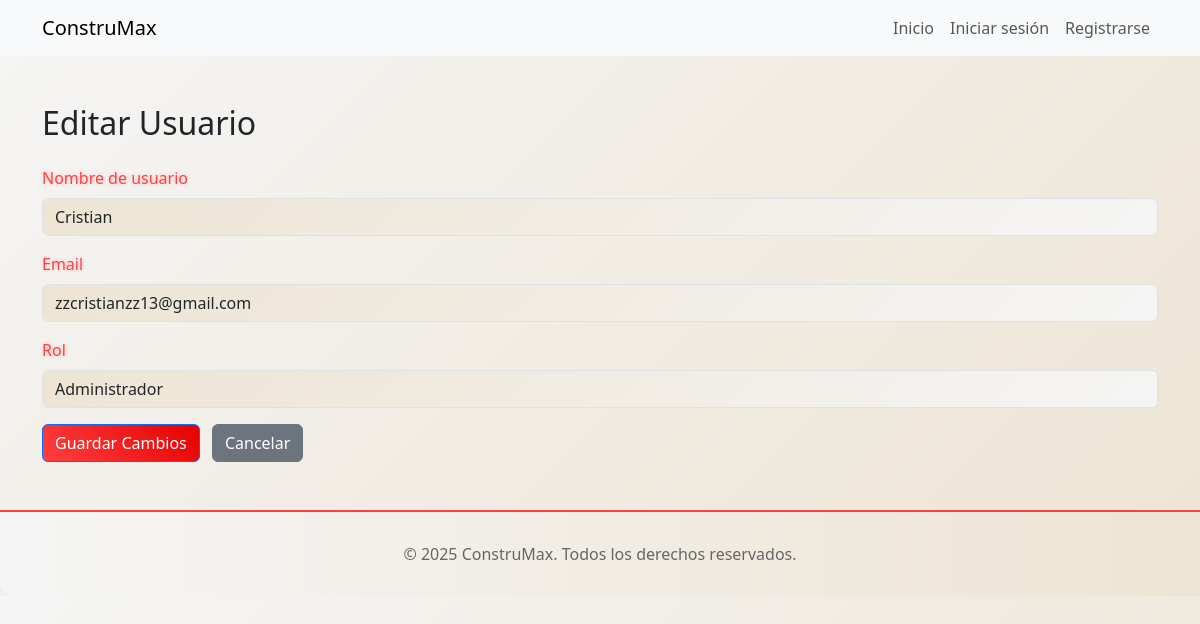
Screenshot of /usuarios/editar/1 with the database file from the repository.
### app/models/users.py (models this page shows, shortened)
class Users(db.Model, UserMixin):
    __tablename__ = 'user'
    idUser = db.Column(db.Integer, primary_key=True)
    nameUser = db.Column(db.String(80), unique=True, nullable=False)
    email = db.Column(db.String(120), unique=True, nullable=False)
    passwordUser = db.Column(db.String(120), nullable=False)
    role = db.Column(db.String(20), nullable=False, default='user')
    bloqueado = db.Column(db.Boolean, default=False)

### app/routes/users_route.py (the view, shortened to what this page needs)
@bp.route('/usuarios/editar/<int:id>', methods=['GET', 'POST'])
def editar_usuario(id):
    usuario = Users.query.get_or_404(id)
    return render_template('usuarios/editar.html', usuario=usuario)

### app/templates/usuarios/editar.html (shortened to what this page needs)
{% extends 'base.html' %}
{% block content %}
<div class="container mt-5">
    <h2 class="mb-4">Editar Usuario</h2>
    <form method="POST" enctype="multipart/form-data">
        <div class="form-group mb-3">
            <label for="nameUser">Nombre de usuario</label>
            <input type="text" class="form-control" id="nameUser" name="nameUser" value="{{ usuario.nameUser }}" required>
        </div>
        <div class="form-group mb-3">
            <label for="email">Email</label>
            <input type="email" class="form-control" id="email" name="email" value="{{ usuario.email if usuario.email else '' }}" required>
        </div>
        <div class="form-group mb-3">
            <label for="role">Rol</label>
            <select class="form-control" id="role" name="role">
                <option value="admin" {% if usuario.role == 'admin' %}selected{% endif %}>Administrador</option>
            </select>
        </div>
    <button type="submit" class="btn btn-primary">Guardar Cambios</button>
    <a href="{{ url_for('auth.dashboard') }}" class="btn btn-secondary ms-2">Cancelar</a>
    </form>
</div>
{% endblock %}

### app/static/main.css (style rules this page uses)
body { background: linear-gradient(135deg, #F5F5F5, #EDE4D3); font-family: 'Segoe UI', 'Roboto', Arial, sans-serif; color: #1A1A1A; }
.btn-primary { background: linear-gradient(45deg, #FF4040, #E60000); border: none; color: #F5F5F5; font-weight: 600; border-radius: 8px; padding: 12px 25px; transition: all 0.3s; }
.btn-secondary { background: #EDE4D3; color: #FF4040; border: 1px solid #FF4040; border-radius: 8px; padding: 12px 25px; transition: all 0.3s; }
.form-control { border-radius: 10px; border: 2px solid #D1D5DB; padding: 12px; background: linear-gradient(135deg, #EDE4D3, #F5F5F5); color: #1A1A1A; font-size: 1rem; transition: border-color 0.3s, box-shadow 0.3s, transform 0.3s; }
.form-group label { color: #FF4040; font-weight: 500; margin-bottom: 8px; display: block; text-shadow: 0 0 4px rgba(255,64,64,0.3); }

### app/static/login.css (style rules this page uses)
.btn-primary { background: linear-gradient(45deg, #FF4040, #E60000); border: none; padding: 12px 25px; transition: all 0.3s ease; border-radius: 8px; position: relative; overflow: hidden; color: #F5F5F5; font-weight: 600; }
.btn-primary::after { content: ''; position: absolute; top: 50%; left: 50%; width: 0; height: 0; background: rgba(245, 245, 245, 0.3); border-radius: 50%; transform: translate(-50%, -50%); transition: width 0.6s ease, height 0.6s ease; }
.btn-secondary { background: #EDE4D3; color: #FF4040; border: 1px solid #FF4040; padding: 12px 25px; transition: all 0.3s ease; border-radius: 8px; position: relative; }
.form-control { border-radius: 10px; border: 2px solid #D1D5DB; padding: 12px; transition: border-color 0.3s ease, box-shadow 0.3s ease, transform 0.3s ease; background: linear-gradient(135deg, #EDE4D3, #F5F5F5); color: #1A1A1A; font-size: 1rem; }
.form-group label { color: #FF4040; font-weight: 500; margin-bottom: 8px; display: block; text-shadow: 0 0 4px rgba(255, 64, 64, 0.3); }

### rows the page displays
Users: nameUser "Cristian", email "zzcristianzz13@gmail.com", role "Administrador"
